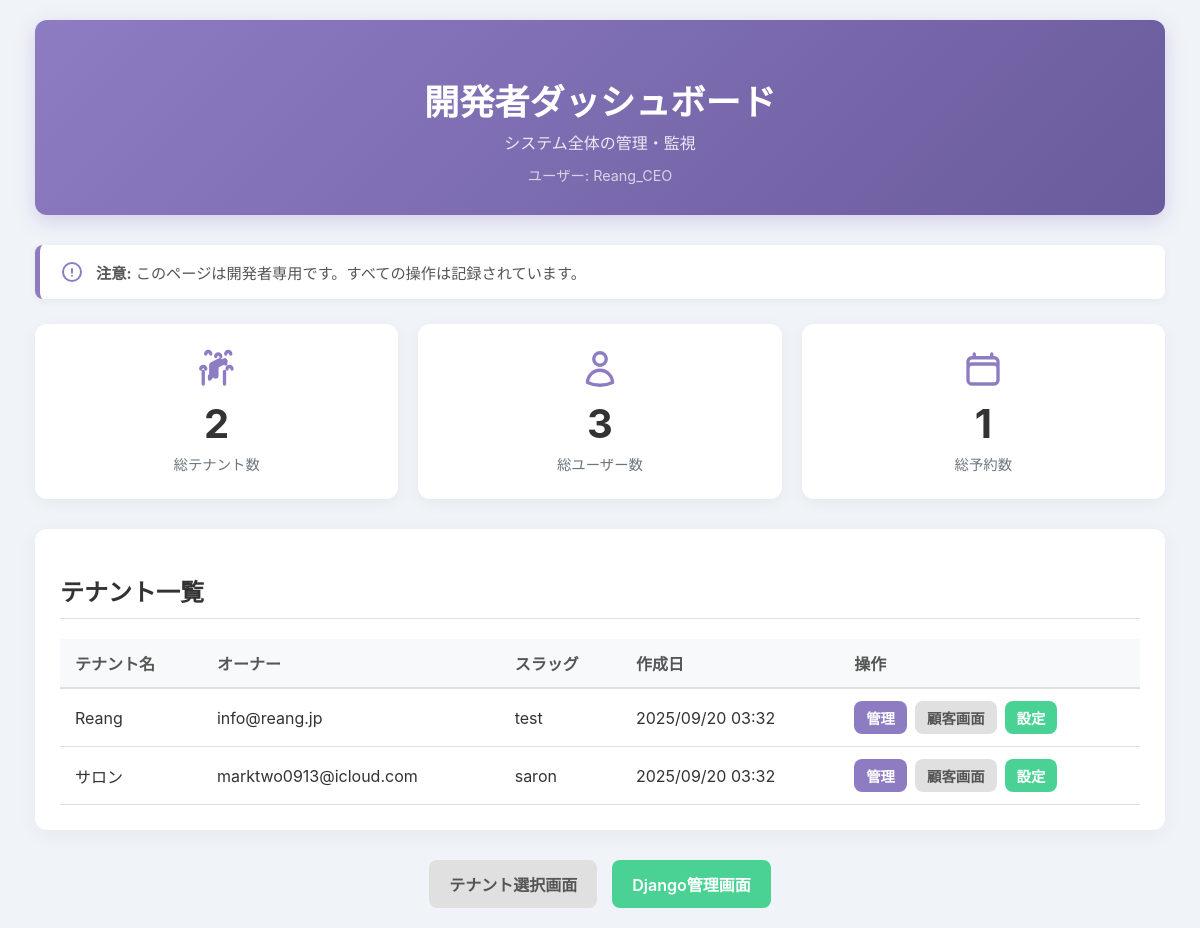
/developer/ (signed in), run on the app's committed database.
### reservations/models.py (models this page shows, shortened)
class CustomUser(AbstractUser):
    USER_ROLES = [
        ('customer', '顧客'),
        ('owner', '事業者'),
        ('developer', '開発者'),
    ]
    email = models.EmailField(unique=True)
    phone = models.CharField(max_length=20, verbose_name='電話番号', default='')
    role = models.CharField(max_length=20, choices=USER_ROLES, default='customer', verbose_name='ユーザー種別')
    USERNAME_FIELD = 'email'
    REQUIRED_FIELDS = ['username']

class Tenant(models.Model):
    name = models.CharField(max_length=100, verbose_name='店舗名')
    slug = models.SlugField(max_length=100, unique=True, blank=True, null=True, verbose_name='URL識別子')
    owner = models.ForeignKey(settings.AUTH_USER_MODEL, on_delete=models.CASCADE, related_name='tenants', verbose_name='オーナー')
    start_time = models.TimeField(default=time(8, 0), help_text='営業開始時間')
    end_time = models.TimeField(default=time(20, 0), help_text='営業終了時間')
    slot_duration = models.IntegerField(
        default=60,
        validators=[MinValueValidator(15), MaxValueValidator(240)],
        help_text='予約枠の長さ（分）15-240分'
    )
    advance_hours = models.IntegerField(
        default=4,
        validators=[MinValueValidator(0), MaxValueValidator(168)],
        help_text='予約可能になる時間（現在時刻から何時間後）0-168時間'
    )
    monday_open = models.BooleanField(default=True, verbose_name='月曜日営業')
    tuesday_open = models.BooleanField(default=True, verbose_name='火曜日営業')
    wednesday_open = models.BooleanField(default=True, verbose_name='水曜日営業')
    thursday_open = models.BooleanField(default=True, verbose_name='木曜日営業')
    friday_open = models.BooleanField(default=True, verbose_name='金曜日営業')
    saturday_open = models.BooleanField(default=True, verbose_name='土曜日営業')
    sunday_open = models.BooleanField(default=True, verbose_name='日曜日営業')
    created_at = models.DateTimeField(auto_now_add=True, verbose_name='作成日時')
    updated_at = models.DateTimeField(auto_now=True, verbose_name='更新日時')
    class Meta:
        verbose_name = 'テナント'
        verbose_name_plural = 'テナント'
        ordering = ['name']

### reservations/views.py (the view)
# urls.py: path('developer/', views.developer_dashboard, name='developer_dashboard'),
@role_required(['developer'])
def developer_dashboard(request):
    tenants = Tenant.objects.all().order_by('name')
    try:
        users = CustomUser.objects.all().order_by('-date_joined')[:10]
    except Exception:
        users = []
    total_reservations = Reservation.objects.count()
    context = {
        'tenants': tenants,
        'users': users,
        'total_reservations': total_reservations,
    }
    return render(request, 'reservations/developer_dashboard.html', context)

### reservations/templates/reservations/developer_dashboard.html (shortened to what this page needs)
<!DOCTYPE html>
<html lang="ja">
<head>
</head>
<body>
    <div class="main-container">
        <div class="header">
            <h1>開発者ダッシュボード</h1>
            <p>システム全体の管理・監視</p>
            <div class="user-info">ユーザー: {{ user.username|escape }}</div>
        </div>
        <div class="info-notice">
            <svg xmlns="http://www.w3.org/2000/svg" fill="none" viewBox="0 0 24 24" stroke-width="2" stroke="currentColor">
                <path stroke-linecap="round" stroke-linejoin="round" d="M12 9v3.75m9-.75a9 9 0 11-18 0 9 9 0 0118 0zm-9 3.75h.008v.008H12v-.008z" />
            </svg>
            <p><strong>注意:</strong> このページは開発者専用です。すべての操作は記録されています。</p>
        </div>
        <div class="stats">
            <div class="stat-card">
                <div class="stat-icon">
                </div>
                <h3>{{ tenants.count|default:0 }}</h3>
                <p>総テナント数</p>
            </div>
            <div class="stat-card">
                <div class="stat-icon">
                </div>
                <h3>{{ users.count|default:0 }}</h3>
                <p>総ユーザー数</p>
            </div>
            <div class="stat-card">
                <div class="stat-icon">
                </div>
                <h3>{{ total_reservations|default:0 }}</h3>
                <p>総予約数</p>
            </div>
        </div>
        <div class="card tenant-list-card">
            <h2>テナント一覧</h2>
            <div class="table-container">
                <table>
                    <thead>
                        <tr>
                            <th>テナント名</th>
                            <th>オーナー</th>
                            <th class="hide-on-mobile">スラッグ</th>
                            <th class="hide-on-mobile">作成日</th>
                            <th>操作</th>
                        </tr>
                    </thead>
                    <tbody>
                        {% for tenant in tenants %}
                        <tr class="tenant-item">
                            <td>{{ tenant.name|escape }}</td>
                            <td>{{ tenant.owner.email|escape }}</td>
                            <td class="hide-on-mobile">{{ tenant.slug|escape }}</td>
                            <td class="hide-on-mobile">{{ tenant.created_at|date:"Y/m/d H:i"|default:"不明" }}</td>
                            <td>
                                <div class="tenant-actions">
                                    <a href="{% url 'owner_reserve_list_by_tenant' tenant.slug %}" class="btn btn-primary btn-sm">
                                        管理
                                    </a>
                                    <a href="{% url 'calendar_by_tenant' tenant.slug %}" class="btn btn-secondary btn-sm" target="_blank" rel="noopener">
                                        顧客画面
                                    </a>
                                    <a href="/admin/reservations/tenant/{{ tenant.id }}/change/" class="btn btn-success btn-sm" target="_blank" rel="noopener">
                                        設定
                                    </a>
                                </div>
                            </td>
                        </tr>
                        {% endfor %}
                    </tbody>
                </table>
            </div>
        </div>
        <div class="footer-links">
            <a href="{% url 'developer_tenant_list' %}" class="btn btn-secondary">
                テナント選択画面
            </a>
            <a href="/admin/" class="btn btn-success" target="_blank" rel="noopener">
                Django管理画面
            </a>
        </div>
    </div>
</body>
</html>

### reservations/templates/reservations/developer_dashboard.html (style rules this page uses)
body { font-family: -apple-system, BlinkMacSystemFont, "Segoe UI", Roboto, "Helvetica Neue", Arial, "Noto Sans", sans-serif; margin: 0; padding: 20px; background-color: #f0f4f8; color: #333; }
.main-container { max-width: 1200px; margin: 0 auto; padding: 0 15px; }
.header { background-color: #8E7CC3; color: white; padding: 30px; border-radius: 12px; margin-bottom: 30px; text-align: center; box-shadow: 0 6px 20px rgba(142, 124, 195, 0.3); background: linear-gradient(135deg, #8E7CC3 0%, #6A5B9C 100%); }
.header h1 { font-size: 2.2rem; margin-bottom: 5px; }
.header p { margin: 0; font-size: 1rem; color: rgba(255, 255, 255, 0.85); }
.user-info { font-size: 0.9em; color: rgba(255, 255, 255, 0.7); margin-top: 10px; }
.info-notice { display: flex; align-items: center; gap: 12px; background: #fff; padding: 15px 20px; border-radius: 8px; border-left: 5px solid #8E7CC3; box-shadow: 0 2px 8px rgba(0,0,0,0.05); margin-bottom: 25px; }
.info-notice svg { width: 24px; height: 24px; color: #8E7CC3; }
.info-notice p { margin: 0; font-size: 0.95em; color: #555; }
.stats { display: grid; grid-template-columns: repeat(auto-fit, minmax(200px, 1fr)); gap: 20px; margin-bottom: 30px; }
.stat-card { background: white; padding: 25px; border-radius: 12px; text-align: center; box-shadow: 0 4px 15px rgba(0,0,0,0.05); transition: transform 0.3s cubic-bezier(0.25, 0.8, 0.25, 1); }
.stat-icon { width: 40px; height: 40px; margin: 0 auto 10px; color: #8E7CC3; }
.stat-card h3 { font-size: 2.5em; margin: 0; color: #333; font-weight: bold; }
.stat-card p { margin: 5px 0 0; font-size: 0.9em; color: #6c757d; }
.card { background: #fff; padding: 25px; border-radius: 12px; box-shadow: 0 4px 20px rgba(0,0,0,0.05); }
.card h2 { font-size: 1.5rem; margin-bottom: 20px; border-bottom: 1px solid #E0E0E0; padding-bottom: 10px; }
.btn { padding: 12px 20px; text-decoration: none; border-radius: 8px; font-weight: 600; transition: all 0.3s; border: none; cursor: pointer; text-align: center; }
.btn-primary { background-color: #8E7CC3; color: white; }
.btn-secondary { background-color: #E0E0E0; color: #555; }
.btn-success { background-color: #4AD295; color: white; }
.btn-sm { padding: 6px 12px; font-size: 0.9em; }
.table-container { overflow-x: auto; }
table { width: 100%; border-collapse: collapse; min-width: 700px; }
thead th { background-color: #F8F9FA; font-weight: 600; color: #555; text-align: left; padding: 12px 15px; border-bottom: 2px solid #E0E0E0; }
tbody td { padding: 12px 15px; border-bottom: 1px solid #E0E0E0; }
.tenant-actions { display: flex; gap: 8px; flex-wrap: wrap; justify-content: flex-start; }
.footer-links { display: flex; justify-content: center; gap: 15px; margin-top: 30px; }

### data on the page
CustomUser: username "Reang_CEO"
Tenant: name "Reang", owner.email "info@reang.jp", slug "test", created_at "2025/09/20 03:32"
Tenant: name "サロン", owner.email "marktwo0913@icloud.com", slug "saron", created_at "2025/09/20 03:32"

### other printed values
{{ tenants.count|default:0 }} "2"
{{ users.count|default:0 }} "3"
{{ total_reservations|default:0 }} "1"
